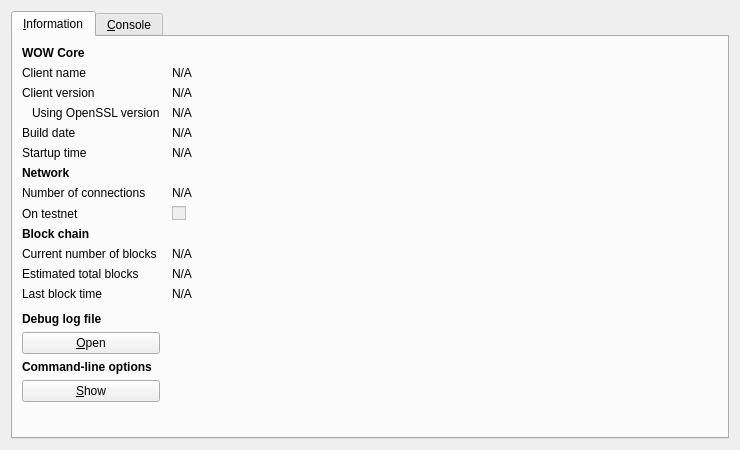
<?xml version="1.0" encoding="UTF-8"?>
<ui version="4.0">
 <class>RPCConsole</class>
 <widget class="QDialog" name="RPCConsole">
  <property name="geometry">
   <rect>
    <x>0</x>
    <y>0</y>
    <width>740</width>
    <height>450</height>
   </rect>
  </property>
  <property name="windowTitle">
   <string>WOW - Debug window</string>
  </property>
  <layout class="QVBoxLayout" name="verticalLayout_2">
   <item>
    <widget class="QTabWidget" name="tabWidget">
     <property name="currentIndex">
      <number>0</number>
     </property>
     <widget class="QWidget" name="tab_info">
      <attribute name="title">
       <string>&amp;Information</string>
      </attribute>
      <layout class="QGridLayout" name="gridLayout" columnstretch="0,1">
       <property name="horizontalSpacing">
        <number>12</number>
       </property>
       <item row="0" column="0">
        <widget class="QLabel" name="label_9">
         <property name="font">
          <font>
           <weight>75</weight>
           <bold>true</bold>
          </font>
         </property>
         <property name="text">
          <string>WOW Core</string>
         </property>
        </widget>
       </item>
       <item row="1" column="0">
        <widget class="QLabel" name="label_5">
         <property name="text">
          <string>Client name</string>
         </property>
        </widget>
       </item>
       <item row="1" column="1">
        <widget class="QLabel" name="clientName">
         <property name="cursor">
          <cursorShape>IBeamCursor</cursorShape>
         </property>
         <property name="text">
          <string>N/A</string>
         </property>
         <property name="textFormat">
          <enum>Qt::PlainText</enum>
         </property>
         <property name="textInteractionFlags">
          <set>Qt::LinksAccessibleByMouse|Qt::TextSelectableByKeyboard|Qt::TextSelectableByMouse</set>
         </property>
        </widget>
       </item>
       <item row="2" column="0">
        <widget class="QLabel" name="label_6">
         <property name="text">
          <string>Client version</string>
         </property>
        </widget>
       </item>
       <item row="2" column="1">
        <widget class="QLabel" name="clientVersion">
         <property name="cursor">
          <cursorShape>IBeamCursor</cursorShape>
         </property>
         <property name="text">
          <string>N/A</string>
         </property>
         <property name="textFormat">
          <enum>Qt::PlainText</enum>
         </property>
         <property name="textInteractionFlags">
          <set>Qt::LinksAccessibleByMouse|Qt::TextSelectableByKeyboard|Qt::TextSelectableByMouse</set>
         </property>
        </widget>
       </item>
       <item row="3" column="0">
        <widget class="QLabel" name="label_14">
         <property name="text">
          <string>Using OpenSSL version</string>
         </property>
         <property name="indent">
          <number>10</number>
         </property>
        </widget>
       </item>
       <item row="3" column="1">
        <widget class="QLabel" name="openSSLVersion">
         <property name="cursor">
          <cursorShape>IBeamCursor</cursorShape>
         </property>
         <property name="text">
          <string>N/A</string>
         </property>
         <property name="textFormat">
          <enum>Qt::PlainText</enum>
         </property>
         <property name="textInteractionFlags">
          <set>Qt::LinksAccessibleByMouse|Qt::TextSelectableByKeyboard|Qt::TextSelectableByMouse</set>
         </property>
        </widget>
       </item>
       <item row="4" column="0">
        <widget class="QLabel" name="label_12">
         <property name="text">
          <string>Build date</string>
         </property>
        </widget>
       </item>
       <item row="4" column="1">
        <widget class="QLabel" name="buildDate">
         <property name="cursor">
          <cursorShape>IBeamCursor</cursorShape>
         </property>
         <property name="text">
          <string>N/A</string>
         </property>
         <property name="textFormat">
          <enum>Qt::PlainText</enum>
         </property>
         <property name="textInteractionFlags">
          <set>Qt::LinksAccessibleByMouse|Qt::TextSelectableByKeyboard|Qt::TextSelectableByMouse</set>
         </property>
        </widget>
       </item>
       <item row="5" column="0">
        <widget class="QLabel" name="label_13">
         <property name="text">
          <string>Startup time</string>
         </property>
        </widget>
       </item>
       <item row="5" column="1">
        <widget class="QLabel" name="startupTime">
         <property name="cursor">
          <cursorShape>IBeamCursor</cursorShape>
         </property>
         <property name="text">
          <string>N/A</string>
         </property>
         <property name="textFormat">
          <enum>Qt::PlainText</enum>
         </property>
         <property name="textInteractionFlags">
          <set>Qt::LinksAccessibleByMouse|Qt::TextSelectableByKeyboard|Qt::TextSelectableByMouse</set>
         </property>
        </widget>
       </item>
       <item row="6" column="0">
        <widget class="QLabel" name="label_11">
         <property name="font">
          <font>
           <weight>75</weight>
           <bold>true</bold>
          </font>
         </property>
         <property name="text">
          <string>Network</string>
         </property>
        </widget>
       </item>
       <item row="7" column="0">
        <widget class="QLabel" name="label_7">
         <property name="text">
          <string>Number of connections</string>
         </property>
        </widget>
       </item>
       <item row="7" column="1">
        <widget class="QLabel" name="numberOfConnections">
         <property name="cursor">
          <cursorShape>IBeamCursor</cursorShape>
         </property>
         <property name="text">
          <string>N/A</string>
         </property>
         <property name="textFormat">
          <enum>Qt::PlainText</enum>
         </property>
         <property name="textInteractionFlags">
          <set>Qt::LinksAccessibleByMouse|Qt::TextSelectableByKeyboard|Qt::TextSelectableByMouse</set>
         </property>
        </widget>
       </item>
       <item row="8" column="0">
        <widget class="QLabel" name="label_8">
         <property name="text">
          <string>On testnet</string>
         </property>
        </widget>
       </item>
       <item row="8" column="1">
        <widget class="QCheckBox" name="isTestNet">
         <property name="enabled">
          <bool>false</bool>
         </property>
         <property name="text">
          <string/>
         </property>
        </widget>
       </item>
       <item row="9" column="0">
        <widget class="QLabel" name="label_10">
         <property name="font">
          <font>
           <weight>75</weight>
           <bold>true</bold>
          </font>
         </property>
         <property name="text">
          <string>Block chain</string>
         </property>
        </widget>
       </item>
       <item row="10" column="0">
        <widget class="QLabel" name="label_3">
         <property name="text">
          <string>Current number of blocks</string>
         </property>
        </widget>
       </item>
       <item row="10" column="1">
        <widget class="QLabel" name="numberOfBlocks">
         <property name="cursor">
          <cursorShape>IBeamCursor</cursorShape>
         </property>
         <property name="text">
          <string>N/A</string>
         </property>
         <property name="textFormat">
          <enum>Qt::PlainText</enum>
         </property>
         <property name="textInteractionFlags">
          <set>Qt::LinksAccessibleByMouse|Qt::TextSelectableByKeyboard|Qt::TextSelectableByMouse</set>
         </property>
        </widget>
       </item>
       <item row="11" column="0">
        <widget class="QLabel" name="label_4">
         <property name="text">
          <string>Estimated total blocks</string>
         </property>
        </widget>
       </item>
       <item row="11" column="1">
        <widget class="QLabel" name="totalBlocks">
         <property name="cursor">
          <cursorShape>IBeamCursor</cursorShape>
         </property>
         <property name="text">
          <string>N/A</string>
         </property>
         <property name="textFormat">
          <enum>Qt::PlainText</enum>
         </property>
         <property name="textInteractionFlags">
          <set>Qt::LinksAccessibleByMouse|Qt::TextSelectableByKeyboard|Qt::TextSelectableByMouse</set>
         </property>
        </widget>
       </item>
       <item row="12" column="0">
        <widget class="QLabel" name="label_2">
         <property name="text">
          <string>Last block time</string>
         </property>
        </widget>
       </item>
       <item row="12" column="1">
        <widget class="QLabel" name="lastBlockTime">
         <property name="cursor">
          <cursorShape>IBeamCursor</cursorShape>
         </property>
         <property name="text">
          <string>N/A</string>
         </property>
         <property name="textFormat">
          <enum>Qt::PlainText</enum>
         </property>
         <property name="textInteractionFlags">
          <set>Qt::LinksAccessibleByMouse|Qt::TextSelectableByKeyboard|Qt::TextSelectableByMouse</set>
         </property>
        </widget>
       </item>
       <item row="13" column="0">
        <spacer name="verticalSpacer_2">
         <property name="orientation">
          <enum>Qt::Vertical</enum>
         </property>
         <property name="sizeHint" stdset="0">
          <size>
           <width>20</width>
           <height>20</height>
          </size>
         </property>
        </spacer>
       </item>
       <item row="14" column="0">
        <widget class="QLabel" name="labelDebugLogfile">
         <property name="font">
          <font>
           <weight>75</weight>
           <bold>true</bold>
          </font>
         </property>
         <property name="text">
          <string>Debug log file</string>
         </property>
        </widget>
       </item>
       <item row="15" column="0">
        <widget class="QPushButton" name="openDebugLogfileButton">
         <property name="toolTip">
          <string>Open the WOW debug log file from the current data directory. This can take a few seconds for large log files.</string>
         </property>
         <property name="text">
          <string>&amp;Open</string>
         </property>
         <property name="autoDefault">
          <bool>false</bool>
         </property>
        </widget>
       </item>
       <item row="16" column="0">
        <widget class="QLabel" name="labelCLOptions">
         <property name="font">
          <font>
           <weight>75</weight>
           <bold>true</bold>
          </font>
         </property>
         <property name="text">
          <string>Command-line options</string>
         </property>
        </widget>
       </item>
       <item row="17" column="0">
        <widget class="QPushButton" name="showCLOptionsButton">
         <property name="toolTip">
          <string>Show the WOW-Qt help message to get a list with possible WOW command-line options.</string>
         </property>
         <property name="text">
          <string>&amp;Show</string>
         </property>
         <property name="autoDefault">
          <bool>false</bool>
         </property>
        </widget>
       </item>
       <item row="18" column="0">
        <spacer name="verticalSpacer">
         <property name="orientation">
          <enum>Qt::Vertical</enum>
         </property>
         <property name="sizeHint" stdset="0">
          <size>
           <width>20</width>
           <height>40</height>
          </size>
         </property>
        </spacer>
       </item>
      </layout>
     </widget>
     <widget class="QWidget" name="tab_console">
      <attribute name="title">
       <string>&amp;Console</string>
      </attribute>
      <layout class="QVBoxLayout" name="verticalLayout_3">
       <property name="spacing">
        <number>3</number>
       </property>
       <item>
        <widget class="QTextEdit" name="messagesWidget">
         <property name="minimumSize">
          <size>
           <width>0</width>
           <height>100</height>
          </size>
         </property>
         <property name="readOnly">
          <bool>true</bool>
         </property>
         <property name="tabKeyNavigation" stdset="0">
          <bool>false</bool>
         </property>
         <property name="columnCount" stdset="0">
          <number>2</number>
         </property>
        </widget>
       </item>
       <item>
        <layout class="QHBoxLayout" name="horizontalLayout">
         <property name="spacing">
          <number>3</number>
         </property>
         <item>
          <widget class="QLabel" name="label">
           <property name="text">
            <string notr="true">&gt;</string>
           </property>
          </widget>
         </item>
         <item>
          <widget class="QLineEdit" name="lineEdit"/>
         </item>
         <item>
          <widget class="QPushButton" name="clearButton">
           <property name="maximumSize">
            <size>
             <width>24</width>
             <height>24</height>
            </size>
           </property>
           <property name="toolTip">
            <string>Clear console</string>
           </property>
           <property name="text">
            <string/>
           </property>
           <property name="icon">
            <iconset resource="../bitcoin.qrc">
             <normaloff>:/icons/remove</normaloff>:/icons/remove</iconset>
           </property>
           <property name="shortcut">
            <string notr="true">Ctrl+L</string>
           </property>
           <property name="autoDefault">
            <bool>false</bool>
           </property>
          </widget>
         </item>
        </layout>
       </item>
      </layout>
     </widget>
    </widget>
   </item>
  </layout>
 </widget>
 <resources>
  <include location="../bitcoin.qrc"/>
 </resources>
 <connections/>
</ui>
